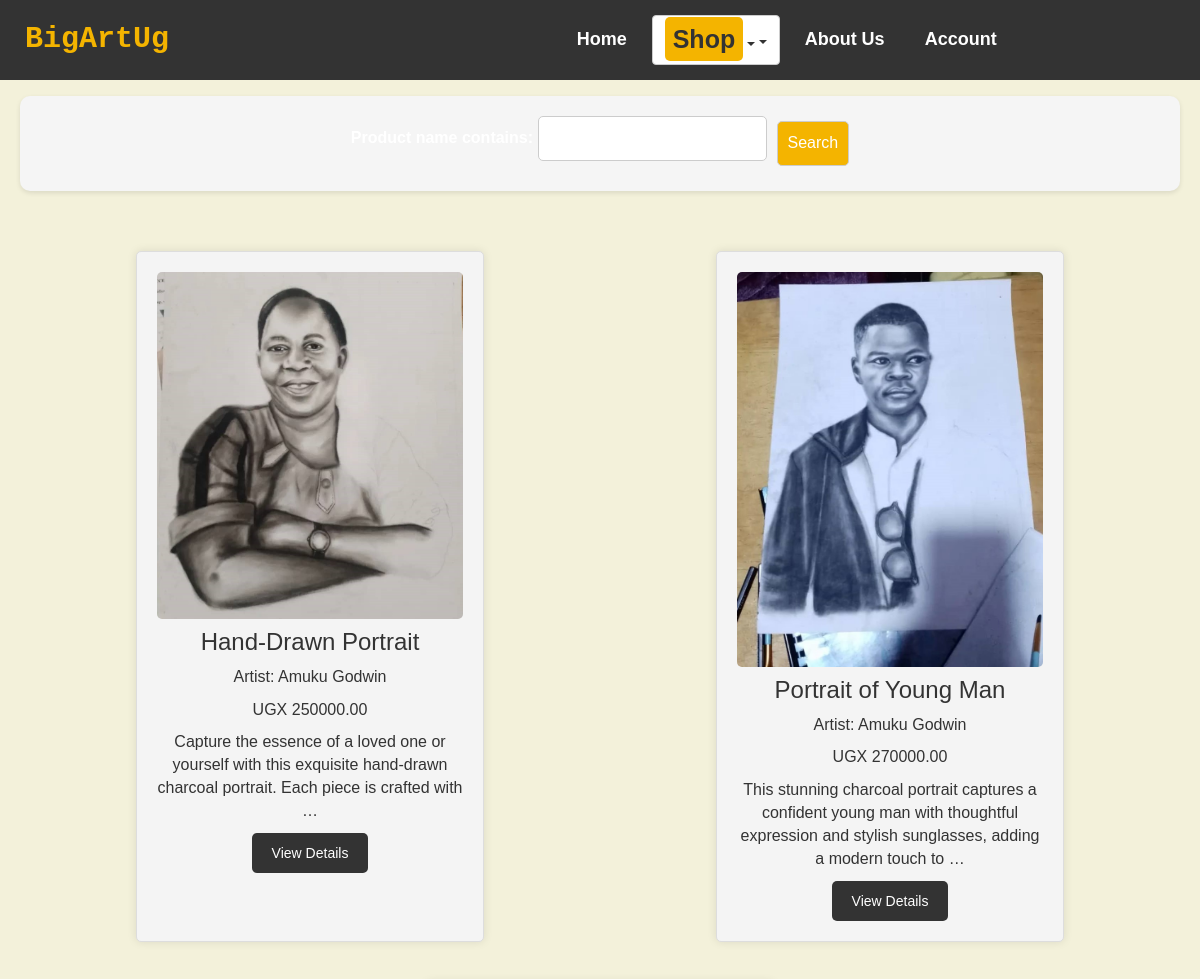
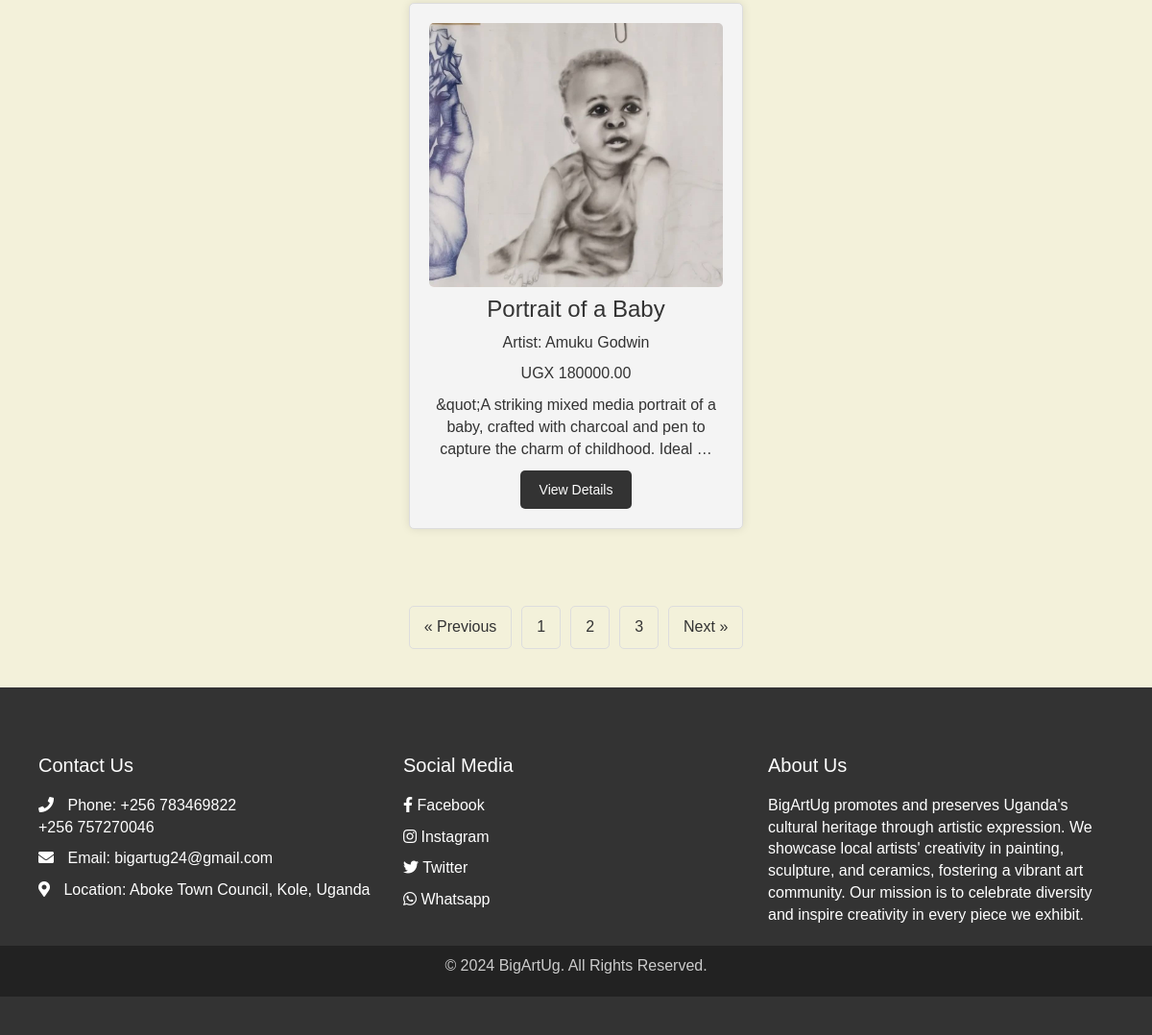
/drawings/, run on the app's committed database (2 pictures, top to bottom).
### bigArt/models.py (models this page shows, shortened)
class Product(models.Model):
    category = models.ForeignKey(Category, on_delete=models.CASCADE)
    product_name = models.CharField(max_length=255)
    unit_price = models.DecimalField(max_digits=10, decimal_places=2)
    artist = models.CharField(max_length=200, default='Amuku Godwin')
    quantity = models.IntegerField(null=True, blank=True)
    short_description = models.TextField(blank=True, null=True)
    description = models.TextField()
    image = models.ImageField(upload_to='products/')

### bigArt/views.py (the view)
# urls.py: path('drawings/', views.drawing, name='drawings'),
def drawing(request):
    drawings_category = Category.objects.get(name='Drawings')
    drawings = Product.objects.filter(category=drawings_category)
    drawing_filter = ShopFilter(request.GET, queryset=drawings)
    drawings = drawing_filter.qs
    return render(request, 'bigArt/drawings.html', {'drawings': drawings, 'drawing_filter': drawing_filter})

### bigArt/templates/bigArt/drawings.html (shortened to what this page needs)
{% extends "bigArt/base.html" %}
{% load static %}
{% block content %}
<main>
    <div class="filter-search">
            <form method="get">
                {{ drawing_filter.form.as_p }}
                <input type="submit" value="Search" class="btn btn-primary"/>
            </form>
    </div>
    <div class="drawings-grid">
        {% for drawing in drawings %}
        <div class="drawing-card">
            {% if drawing.image %}
            <img src="{{ drawing.image.url }}" alt="{{ drawing.title }}">
            {% endif %}
            <h2>{{ drawing.product_name}}</h2>
            <p>Artist: {{ drawing.artist }}</p>
            <p>UGX {{ drawing.unit_price }}</p>
            <p>{{ drawing.short_description|truncatewords_html:20 }}</p>
            <a href="{% url 'product_detail' drawing.id %}" class="btn btn-custom">View Details</a>
        </div>
        {% endfor %}
    </div>
    <div class="pagination">
        <a href="#">&#171; Previous</a>
        <a href="#">1</a>
        <a href="#">2</a>
        <a href="#">3</a>
        <a href="#">Next &#187;</a>
    </div>
</main>
{% endblock %}

### bigArt/static/css/index.css (style rules this page uses)
body { font-family: Arial, sans-serif; margin: 0; padding: 0; box-sizing: border-box; background-color: #f3f1da; }

### bigArt/static/css/base.css (style rules this page uses)
body { font-family: Arial, sans-serif; margin: 0; padding: 0; box-sizing: border-box; background-color: #f3f1da; }

### bigArt/static/css/sign.css (style rules this page uses)
body { margin: 0; padding: 0; font-family: Arial, sans-serif; font-size: 10px; }

### bigArt/static/css/login.css (style rules this page uses)
body { margin: 0; padding: 0; font-family: Arial, sans-serif; }

### bigArt/static/css/contact.css (style rules this page uses)
body { margin: 0; padding: 0; font-family: Arial, sans-serif; }
label { color: white; display: block; margin-bottom: 5px; }

### bigArt/templates/bigArt/base.html (style rules this page uses)
body { font-family: Arial, sans-serif; font-size: 16px; margin: 0; padding: 0; box-sizing: border-box; background-color: #f3f1da; }

### bigArt/templates/bigArt/drawings.html (style rules this page uses)
body { font-family: Arial, sans-serif; margin: 0; padding: 0; }
main { margin-top: 6em; }
.filter-search { display: flex; justify-content: center; align-items: center; padding: 20px; background-color: #f5f5f5; border-radius: 10px; box-shadow: 0 2px 5px rgba(0, 0, 0, 0.1); margin: 20px; }
.filter-search form { display: flex; align-items: center; gap: 10px; }
.filter-search input[type="text"], .filter-search input[type="submit"] { padding: 10px; font-size: 16px; border: 1px solid #ccc; border-radius: 5px; outline: none; transition: all 0.3s ease; }
.filter-search input[type="submit"] { background-color: #f4b400; color: #fff; cursor: pointer; }
.drawings-grid { display: flex; flex-wrap: wrap; justify-content: space-around; padding: 20px; }
.drawing-card { background-color: #f4f4f4; border: 1px solid #ddd; border-radius: 5px; width: 30%; margin: 20px; padding: 20px; box-shadow: 0 0 10px rgba(0, 0, 0, 0.1); text-align: center; }
.drawing-card img { max-width: 100%; border-radius: 5px; }
.drawing-card h2 { font-size: 24px; margin: 10px 0; }
.drawing-card p { margin: 10px 0; }
.pagination { display: flex; justify-content: center; padding: 20px; }
.pagination a { margin: 0 5px; padding: 10px 15px; text-decoration: none; color: #333; border: 1px solid #ddd; border-radius: 5px; }
.drawing-card .btn-custom { padding: 10px 20px; background-color: #333; color: #fff; border: none; border-radius: 5px; cursor: pointer; text-decoration: none; display: inline-block; transition: background-color 0.3s ease; }

### data on the page
Product: image (picture), product_name "Hand-Drawn Portrait", artist "Amuku Godwin", unit_price "250000.00", short_description "Capture the essence of a loved one or yourself with this exquisite hand-drawn charcoal portrait. Each piece is crafted with …"
Product: image (picture), product_name "Portrait of Young Man", artist "Amuku Godwin", unit_price "270000.00", short_description "This stunning charcoal portrait captures a confident young man with thoughtful expression and stylish sunglasses, adding a modern touch to …"
Product: image (picture), product_name "Portrait of a Baby", artist "Amuku Godwin", unit_price "180000.00", short_description "&quot;A striking mixed media portrait of a baby, crafted with charcoal and pen to capture the charm of childhood. Ideal …"
